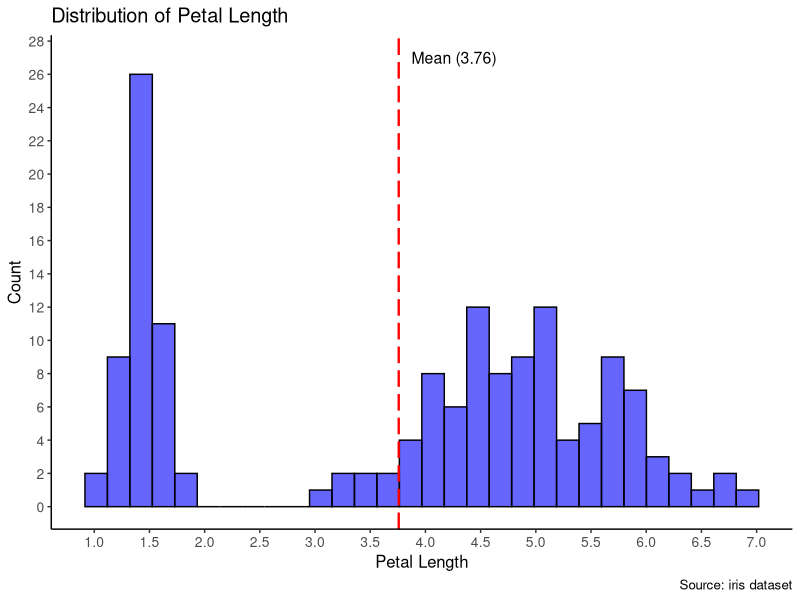
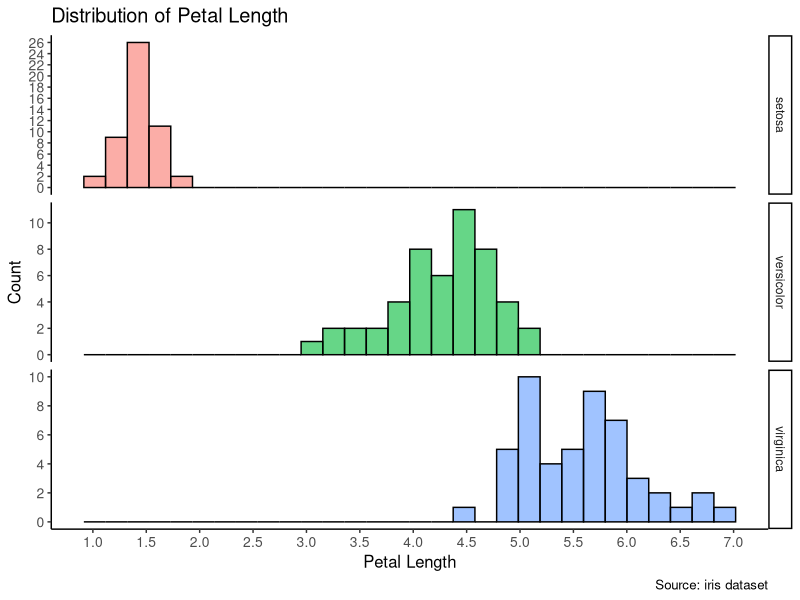
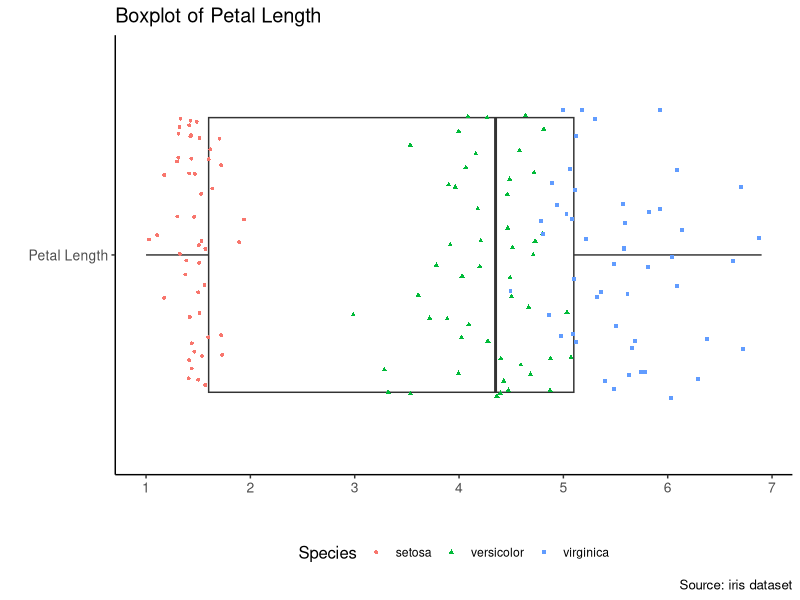

The R source for these figures, in order:
## ----setup, include=FALSE---------------------------------------------------------
knitr::opts_chunk$set(echo = TRUE, warning = F, message = F, fig.width = 10, fig.height = 7)
library(tidyverse)
library(dplyr)
library(ggplot2)


## ---------------------------------------------------------------------------------
data(iris)
head(iris)


## ---------------------------------------------------------------------------------
str(iris)


## ---------------------------------------------------------------------------------
Hmisc::describe(iris)


## ---------------------------------------------------------------------------------
petal_length_mean <- mean(iris$Petal.Length)
petal_length_mean


## ----fig.width=10, fig.height=7---------------------------------------------------
ggplot(iris, aes(Petal.Length)) +
  geom_histogram(fill = "blue", color = "black", alpha = 0.6) + 
  geom_vline(xintercept = petal_length_mean, color = "red", linetype = "longdash", size = 0.8) + 
  annotate("text", x = petal_length_mean + 0.5, y = 27, label = paste0("Mean (", round(petal_length_mean, 2), ")"), size = 4) +
  labs(x = "Petal Length", y = "Count", title = "Distribution of Petal Length", caption = "Source: iris dataset") + 
  theme_classic() +
  theme(axis.text = element_text(size = 10), 
        title = element_text(size = 12)) +
  scale_x_continuous(breaks = seq(0, 10, 0.5)) +
  scale_y_continuous(breaks = seq(0, 30, 2))


## ----fig.width=10, fig.height=7---------------------------------------------------
ggplot(iris, aes(Petal.Length, fill = Species)) +
  geom_histogram(color = "black",  alpha = 0.6) + 
  labs(x = "Petal Length", y = "Count", title = "Distribution of Petal Length", caption = "Source: iris dataset") + 
  facet_grid(Species ~ ., scales = "free") +
  theme_classic() +
  theme(axis.text = element_text(size = 10), 
        title = element_text(size = 12), 
        legend.position = "none") +
  scale_x_continuous(breaks = seq(0, 10, 0.5)) +
  scale_y_continuous(breaks = seq(0, 30, 2))


## ---------------------------------------------------------------------------------
iris %>% 
  dplyr::select(Petal.Length, Species) %>% 
  mutate(name = "Petal Length") %>% 
  ggplot(., aes(x = name, y = Petal.Length)) +
  geom_boxplot() +
  geom_jitter(aes(color = Species, shape = Species), size=1, width = 0.4) + 
  labs(x = "", y = "", title = "Boxplot of Petal Length", caption = "Source: iris dataset") + 
  coord_flip() +
  theme_classic() +
  theme(axis.text = element_text(size = 10), 
        title = element_text(size = 12), 
        legend.position = "bottom") +
  scale_y_continuous(breaks = seq(0, 10, 1))
